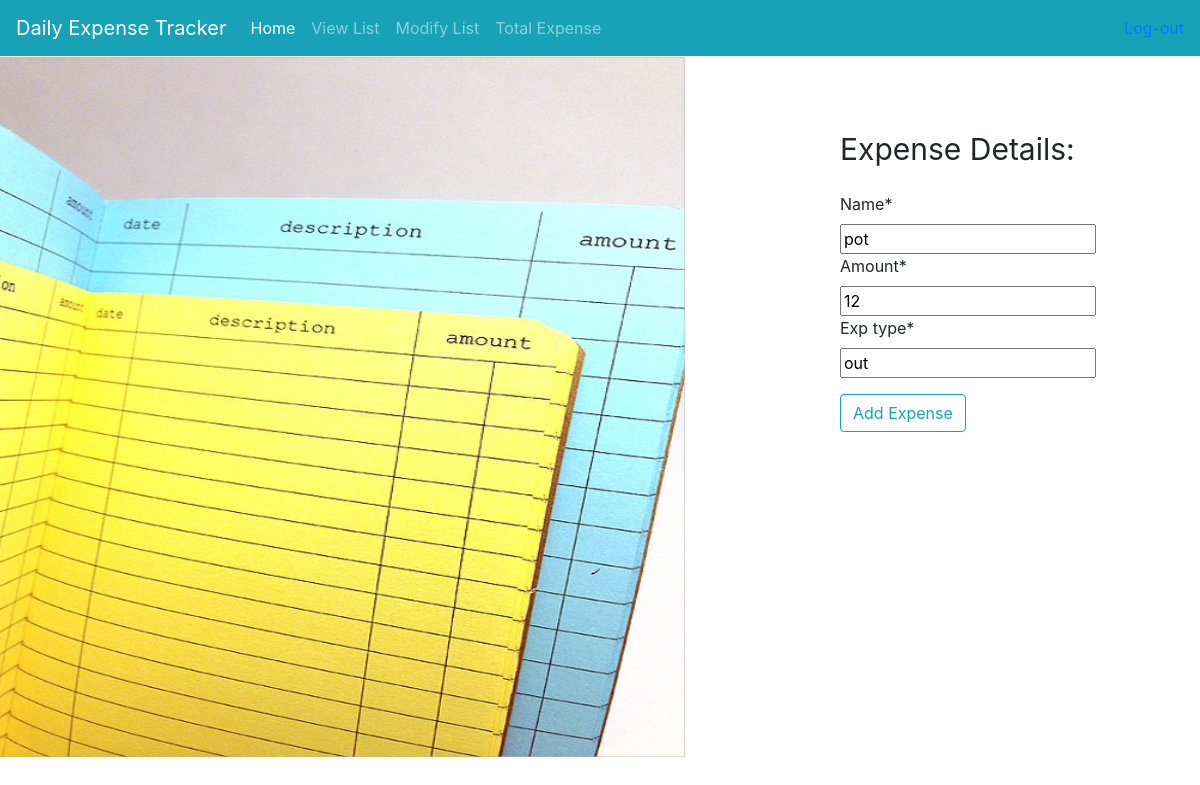
/edit/26 (signed in), run on the app's committed database.
### tracker/models.py (models this page shows, shortened)
class Expenses(models.Model):
    date=models.DateTimeField(default=timezone.now)
    name= models.CharField(max_length=50)
    amount=models.IntegerField(default=0)
    exp_type=models.CharField(max_length=20)
    usr=models.ForeignKey(User, on_delete=models.CASCADE)

### tracker/views.py (the view, shortened to what this page needs)
# urls.py: url('^edit/(?P<pk>[0-9]+)',PostUpdateView.as_view(),name="edit"),
class PostUpdateView(LoginRequiredMixin,UpdateView):
    model=Expenses
    template_name='tracker/Home.html'
    fields=["name","amount","exp_type"]

### tracker/templates/tracker/Home.html (shortened to what this page needs)
{% extends 'tracker/base.html' %}
{% load crispy_forms_tags %}
	{% load static %}
{% block content %}
    <div class="row">
        <div class="col">
			<div class="row justify-content-md-center">
		     <img src="{% static 'tracker/images/d2.jpg' %}" id="det" style="height:700px;width:700px">
		 </div>
		 </div>
		<div class="col">
			<div class ="centered">
				<div style="font-size:30px;margin:70px 0px 10px 140px;">Expense Details:</div>
				<div style="margin:20px 0px 50px 140px;">
		    <form method="POST">
		 	 <fieldset class="form-group">
		 		{{ form |crispy }}
		      </fieldset>
		 	 <div class="form-group">
		 		 <button class="btn btn-outline-info" type=submit>Add Expense</button>
		 	 </div>
		    </form>
		</div>
		   </div>
	  </div>
{% endblock %}

### tracker/static/tracker/style.css (style rules this page uses)
html,body { margin:0; padding:0; overflow-x: hidden; }

### data on the page
Expenses: name "pot", amount "12", exp_type "out"
